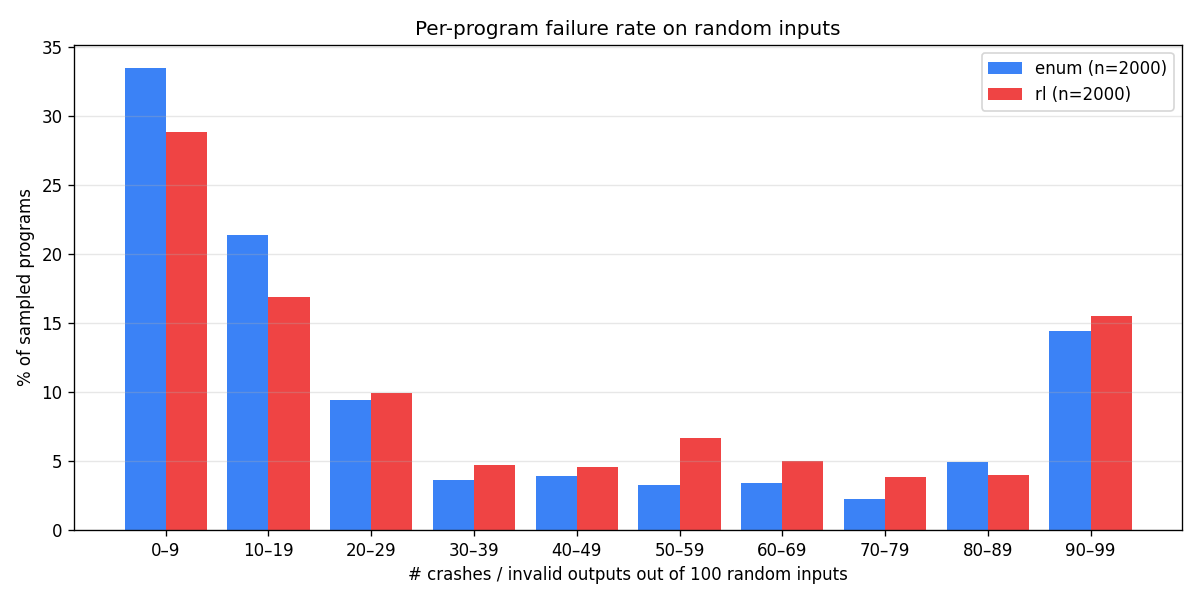

This figure's Python source:
"""Sample programs from each corpus, run 100 random inputs through each, and
plot the distribution of failure counts (exceptions + invalid outputs)."""

import argparse
import json
import random
import signal
from collections import Counter
from contextlib import contextmanager
from pathlib import Path

import matplotlib
matplotlib.use("Agg")
import matplotlib.pyplot as plt
import numpy as np
from tqdm import tqdm

from src.lang.compiler import JITCompiler
from src.lang.grammar import DefaultGrammar
from src.lang.parser import parse


N_CANDIDATES = 100
MAX_LIST_LEN = 15
MIN_ELEM = 0
MAX_ELEM = 100
PER_CALL_TIMEOUT = 0.25


@contextmanager
def _alarm(seconds: float):
    def _handler(_s, _f):
        raise TimeoutError()
    old = signal.signal(signal.SIGALRM, _handler)
    signal.setitimer(signal.ITIMER_REAL, seconds)
    try:
        yield
    finally:
        signal.setitimer(signal.ITIMER_REAL, 0)
        signal.signal(signal.SIGALRM, old)


def count_failures(program_str: str, jit: JITCompiler, seed: int) -> int | None:
    """Return number of failing inputs out of N_CANDIDATES, or None if program
    fails to compile."""
    try:
        fn, _ = jit.compile(parse(program_str))
    except Exception:
        return None
    rng = random.Random(seed)
    fails = 0
    for _ in range(N_CANDIDATES):
        L = rng.randint(0, MAX_LIST_LEN)
        inp = [rng.randint(MIN_ELEM, MAX_ELEM) for _ in range(L)]
        try:
            with _alarm(PER_CALL_TIMEOUT):
                out = fn(inp)
            if (not isinstance(out, list)
                    or len(out) > MAX_LIST_LEN
                    or not all(isinstance(x, int) for x in out)):
                fails += 1
        except Exception:
            fails += 1
    return fails


def collect(corpus_path: Path, n_sample: int, seed: int) -> list[int]:
    with open(corpus_path) as f:
        entries = json.load(f)
    entries = [e for e in entries if e.get("type") == "list[int]"]
    rng = random.Random(seed)
    rng.shuffle(entries)
    entries = entries[:n_sample]

    jit = JITCompiler(DefaultGrammar)
    fails: list[int] = []
    compile_errors = 0
    for i, e in enumerate(tqdm(entries, desc=corpus_path.name)):
        f = count_failures(e["program"], jit, seed=seed * 1_000_003 + i)
        if f is None:
            compile_errors += 1
            continue
        fails.append(f)
    print(f"  {corpus_path.name}: {len(fails)} programs, {compile_errors} compile errors")
    return fails


def main():
    ap = argparse.ArgumentParser()
    ap.add_argument("--enum", default="datasets/corpus-a/enum_corpus_no_rule.json")
    ap.add_argument("--rl", default="datasets/corpus-a/rl_corpus_no_rule.simplified.json")
    ap.add_argument("--n-sample", type=int, default=2000)
    ap.add_argument("--seed", type=int, default=0)
    ap.add_argument("--out", default="scripts/crash_distribution.png")
    args = ap.parse_args()

    enum_fails = collect(Path(args.enum), args.n_sample, args.seed)
    rl_fails = collect(Path(args.rl), args.n_sample, args.seed + 1)

    # Bin into deciles 0..100 step 10
    bin_edges = np.arange(0, 101, 10)
    enum_hist, _ = np.histogram(enum_fails, bins=bin_edges)
    rl_hist, _ = np.histogram(rl_fails, bins=bin_edges)

    enum_pct = 100 * enum_hist / max(len(enum_fails), 1)
    rl_pct = 100 * rl_hist / max(len(rl_fails), 1)

    bin_labels = [f"{lo}–{lo+9}" for lo in bin_edges[:-1]]
    x = np.arange(len(bin_labels))
    width = 0.4

    fig, ax = plt.subplots(figsize=(10, 5))
    ax.bar(x - width/2, enum_pct, width, label=f"enum (n={len(enum_fails)})", color="#3b82f6")
    ax.bar(x + width/2, rl_pct, width, label=f"rl (n={len(rl_fails)})", color="#ef4444")
    ax.set_xticks(x)
    ax.set_xticklabels(bin_labels)
    ax.set_xlabel(f"# crashes / invalid outputs out of {N_CANDIDATES} random inputs")
    ax.set_ylabel("% of sampled programs")
    ax.set_title("Per-program failure rate on random inputs")
    ax.legend()
    ax.grid(axis="y", alpha=0.3)

    # Quick text summary
    for name, fails in [("enum", enum_fails), ("rl", rl_fails)]:
        arr = np.array(fails)
        print(f"\n{name}: mean={arr.mean():.1f}  median={np.median(arr):.0f}  "
              f"p25={np.percentile(arr, 25):.0f}  p75={np.percentile(arr, 75):.0f}  "
              f"frac_with_>=90_failures={(arr >= 90).mean():.1%}")

    out_path = Path(args.out)
    out_path.parent.mkdir(parents=True, exist_ok=True)
    fig.tight_layout()
    fig.savefig(out_path, dpi=120)
    print(f"\nSaved chart to {out_path}")


if __name__ == "__main__":
    main()
